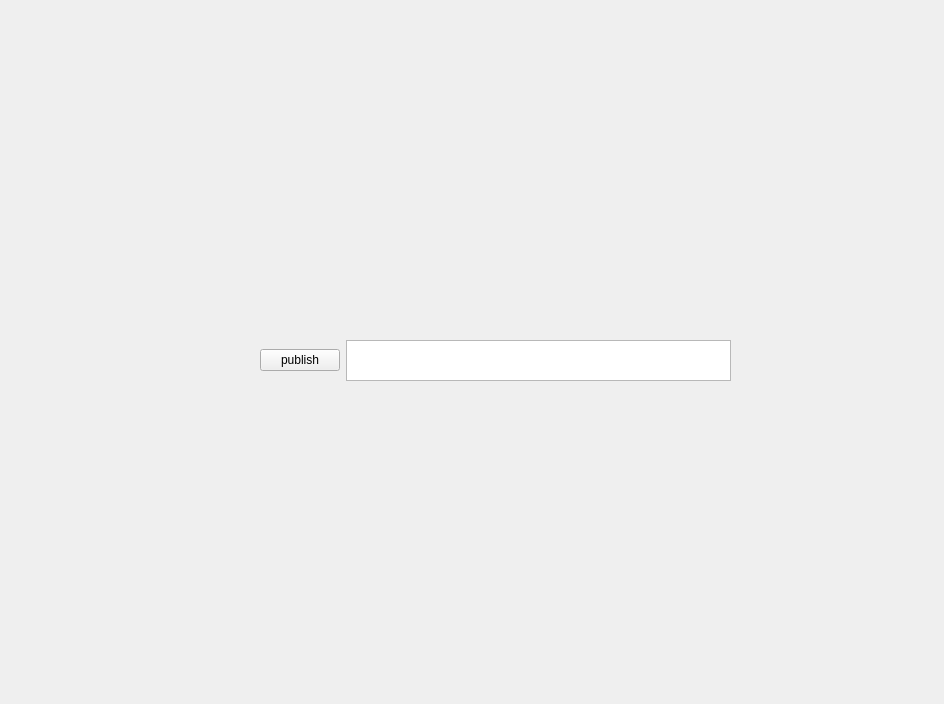
<?xml version="1.0" encoding="UTF-8"?>
<ui version="4.0">
 <class>MainWindowDesign</class>
 <widget class="QMainWindow" name="MainWindowDesign">
  <property name="geometry">
   <rect>
    <x>0</x>
    <y>0</y>
    <width>944</width>
    <height>704</height>
   </rect>
  </property>
  <property name="windowTitle">
   <string>QRosApp</string>
  </property>
  <property name="windowIcon">
   <iconset>
    <normaloff>:/images/icon.png</normaloff>:/images/icon.png</iconset>
  </property>
  <property name="locale">
   <locale language="English" country="Australia"/>
  </property>
  <widget class="QWidget" name="centralwidget">
   <widget class="QWidget" name="gridLayoutWidget">
    <property name="geometry">
     <rect>
      <x>260</x>
      <y>320</y>
      <width>471</width>
      <height>61</height>
     </rect>
    </property>
    <layout class="QGridLayout" name="gridLayout">
     <item row="2" column="0">
      <widget class="QPushButton" name="publish_button">
       <property name="text">
        <string>publish</string>
       </property>
      </widget>
     </item>
     <item row="2" column="1">
      <widget class="QTextEdit" name="textEdit"/>
     </item>
     <item row="1" column="1">
      <widget class="QLabel" name="label">
       <property name="text">
        <string/>
       </property>
      </widget>
     </item>
    </layout>
   </widget>
  </widget>
  <action name="action_Quit">
   <property name="text">
    <string>&amp;Quit</string>
   </property>
   <property name="shortcut">
    <string>Ctrl+Q</string>
   </property>
   <property name="shortcutContext">
    <enum>Qt::ShortcutContext::ApplicationShortcut</enum>
   </property>
  </action>
  <action name="action_Preferences">
   <property name="text">
    <string>&amp;Preferences</string>
   </property>
  </action>
  <action name="actionAbout">
   <property name="text">
    <string>&amp;About</string>
   </property>
  </action>
  <action name="actionAbout_Qt">
   <property name="text">
    <string>About &amp;Qt</string>
   </property>
  </action>
 </widget>
 <resources/>
 <connections>
  <connection>
   <sender>action_Quit</sender>
   <signal>triggered()</signal>
   <receiver>MainWindowDesign</receiver>
   <slot>close()</slot>
   <hints>
    <hint type="sourcelabel">
     <x>-1</x>
     <y>-1</y>
    </hint>
    <hint type="destinationlabel">
     <x>399</x>
     <y>299</y>
    </hint>
   </hints>
  </connection>
 </connections>
</ui>
